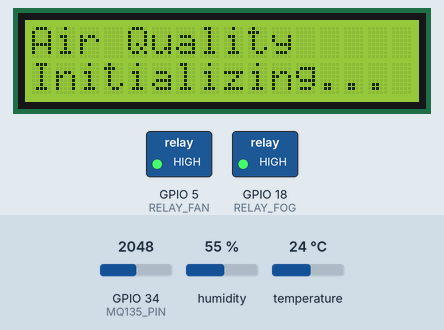
Recording of a sketch running on a simulated ESP32. On the bench: 16×2 character LCD, switched loads named in the sketch (green lamp = pin HIGH). The test bench sets the inputs (shaded band); at power-on: GPIO 34 (MQ135_PIN) = 2048, humidity 55 %, temperature 24 °C. WiFi joins after 1.5 s; servers stay silent unless stated; uploads are accepted with an empty reply; what the sketch prints to the serial monitor is not drawn.

Above: at 0.1 s.
At 3.2 s:
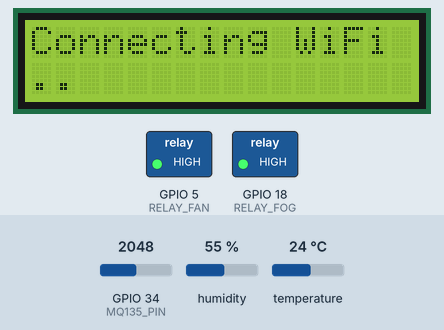
At 3.7 s:
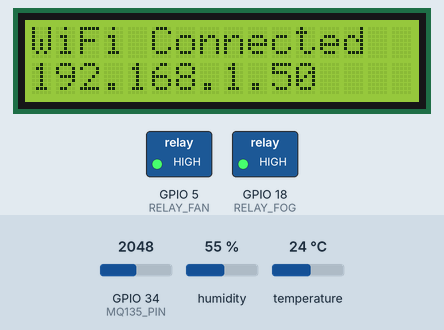

Measured:
- what the display in image 1 shows lasts 0.5 s, from 3.1 s to 3.6 s

The sketch:

Iotcode.ino
```cpp
#include <WiFi.h>
#include <HTTPClient.h>
#include <DHT.h>
#include <Wire.h>
#include <LiquidCrystal_I2C.h>
#include <ArduinoJson.h>

// -------- WIFI --------
const char *ssid = "wifiname";
const char *password = "password";

// -------- PINS --------
#define MQ135_PIN 34
#define DHT_PIN 4
#define DHTTYPE DHT11

#define RELAY_FOG 18
#define RELAY_FAN 5

// -------- OBJECTS --------
DHT dht(DHT_PIN, DHTTYPE);
LiquidCrystal_I2C lcd(0x27, 16, 2);

// -------- WIFI --------
void connectWiFi()
{
  WiFi.begin(ssid, password);

  lcd.clear();
  lcd.setCursor(0, 0);
  lcd.print("Connecting WiFi");

  int dots = 0;

  while (WiFi.status() != WL_CONNECTED)
  {
    delay(500);
    Serial.print(".");
    lcd.setCursor(dots, 1);
    lcd.print(".");
    dots++;

    if (dots > 15)
    {
      lcd.clear();
      lcd.setCursor(0, 0);
      lcd.print("Connecting WiFi");
      dots = 0;
    }
  }

  Serial.println("\nWiFi Connected!");
  Serial.println(WiFi.localIP());

  //  Connected message
  lcd.clear();
  lcd.setCursor(0, 0);
  lcd.print("WiFi Connected");
  lcd.setCursor(0, 1);
  lcd.print(WiFi.localIP());

  delay(2000);
}
// -------- GAS SMOOTHING --------
int getGasValue()
{
  int sum = 0;
  for (int i = 0; i < 10; i++)
  {
    sum += analogRead(MQ135_PIN);
    delay(10);
  }
  return sum / 10;
}

// -------- GET PREDICTION + LCD + RELAY --------
void getPrediction(int gas, float temp, float hum)
{
  HTTPClient http;

  http.begin("http://256.256.256.256:5000/predict"); // wifi ip

  http.addHeader("Content-Type", "application/json");

  String json = "{";
  json += "\"gas\":" + String(gas) + ",";
  json += "\"temperature\":" + String(temp) + ",";
  json += "\"humidity\":" + String(hum);
  json += "}";

  int httpResponse = http.POST(json);

  //debug for http
  Serial.print("HTTP Code: ");
  Serial.println(httpResponse);

  if (httpResponse > 0)
  {
    String response = http.getString();

    Serial.println("Server Response:");
    Serial.println(response);

    // -------- PARSE JSON --------
    StaticJsonDocument<200> doc;
    DeserializationError error = deserializeJson(doc, response);

    if (!error)
    {
      float aqi = doc["aqi_val"];
      int fan = doc["fan"];
      int fog = doc["fogger"];

      // -------- RELAY CONTROL --------
      digitalWrite(RELAY_FAN, fan ? LOW : HIGH);
      digitalWrite(RELAY_FOG, fog ? LOW : HIGH);


      // -------- AQI STATUS --------
      String status;

      if (aqi <= 50)
        status = "Good";
      else if (aqi <= 100)
        status = "Mod";
      else
        status = "Poor";

      // -------- LCD DISPLAY --------
      lcd.setCursor(0, 0);
      lcd.print("AQI:");
      lcd.print((int)aqi);
      lcd.print(" ");
      lcd.print(status);
      lcd.print("   ");

      lcd.setCursor(0, 1);
      lcd.print("T:");
      lcd.print(temp);
      lcd.print(" H:");
      lcd.print(hum);
      lcd.print("   ");

      // -------- DEBUG --------
      Serial.print("LCD AQI: ");
      Serial.println(aqi);

    }
    else
    {
      Serial.println("JSON Parse Error!");
    }
  }
  else
  {
    Serial.println("HTTP Error!");
  }

  http.end();
}

// -------- SETUP --------
void setup()
{
  Serial.begin(9600);

  pinMode(RELAY_FOG, OUTPUT);
  pinMode(RELAY_FAN, OUTPUT);

  // ACTIVE LOW → OFF initially
  digitalWrite(RELAY_FOG, HIGH);
  digitalWrite(RELAY_FAN, HIGH);

  dht.begin();

  lcd.init();
  lcd.backlight();
  // INITIAL MESSAGE
  lcd.clear();
  lcd.setCursor(0, 0);
  lcd.print("Air Quality");
  lcd.setCursor(0, 1);
  lcd.print("Initializing...");

  delay(2000);

  connectWiFi();
}

// -------- LOOP --------
void loop()
{
  // SENSOR READ
  int gasRaw = getGasValue();
  int gas = constrain(map(gasRaw, 0, 4095, 0, 1000), 0, 1000);
  float temperature = dht.readTemperature();
  float humidity = dht.readHumidity();

  Serial.print("Gas: ");
  Serial.print(gas);
  Serial.print(" | Temp: ");
  Serial.print(temperature);
  Serial.print(" | Hum: ");
  Serial.println(humidity);

  // API CALL
  getPrediction(gas, temperature, humidity);

  delay(5000);
}
```
